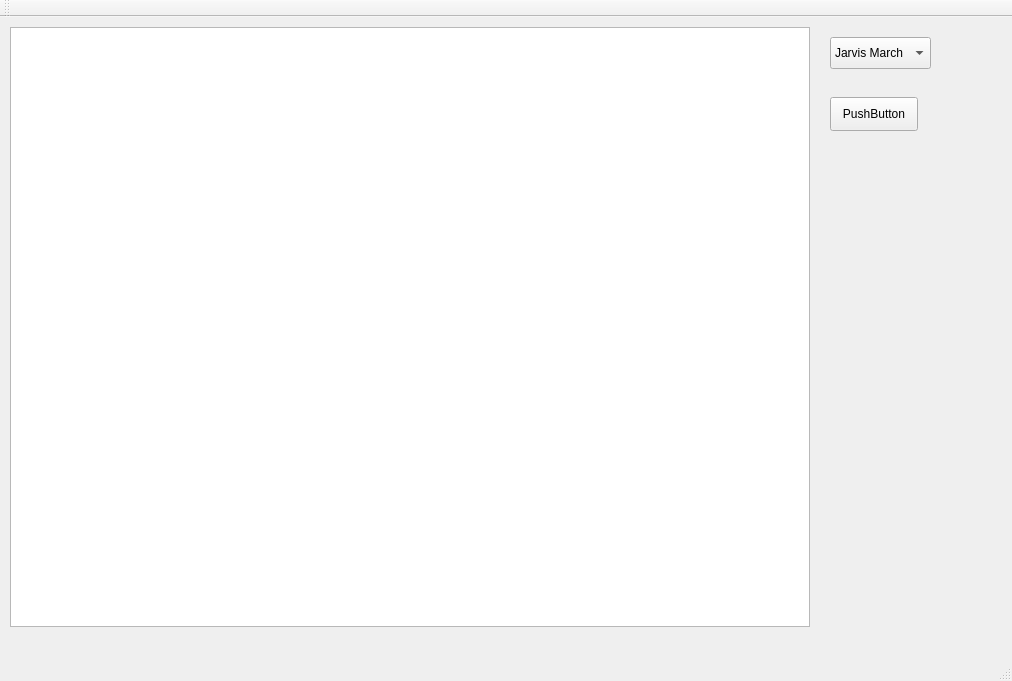
<?xml version="1.0" encoding="UTF-8"?>
<ui version="4.0">
 <class>MainWindow</class>
 <widget class="QMainWindow" name="MainWindow">
  <property name="geometry">
   <rect>
    <x>0</x>
    <y>0</y>
    <width>1012</width>
    <height>681</height>
   </rect>
  </property>
  <property name="windowTitle">
   <string>MainWindow</string>
  </property>
  <widget class="QWidget" name="centralWidget">
   <widget class="MyGraphicsView" name="graphicsView">
    <property name="geometry">
     <rect>
      <x>10</x>
      <y>10</y>
      <width>800</width>
      <height>600</height>
     </rect>
    </property>
   </widget>
   <widget class="QPushButton" name="Start">
    <property name="geometry">
     <rect>
      <x>830</x>
      <y>80</y>
      <width>88</width>
      <height>34</height>
     </rect>
    </property>
    <property name="text">
     <string>PushButton</string>
    </property>
   </widget>
   <widget class="QComboBox" name="comboBox">
    <property name="geometry">
     <rect>
      <x>830</x>
      <y>20</y>
      <width>101</width>
      <height>32</height>
     </rect>
    </property>
    <item>
     <property name="text">
      <string>Jarvis March</string>
     </property>
    </item>
   </widget>
  </widget>
  <widget class="QMenuBar" name="menuBar">
   <property name="geometry">
    <rect>
     <x>0</x>
     <y>0</y>
     <width>1012</width>
     <height>30</height>
    </rect>
   </property>
  </widget>
  <widget class="QToolBar" name="mainToolBar">
   <attribute name="toolBarArea">
    <enum>TopToolBarArea</enum>
   </attribute>
   <attribute name="toolBarBreak">
    <bool>false</bool>
   </attribute>
  </widget>
  <widget class="QStatusBar" name="statusBar"/>
 </widget>
 <layoutdefault spacing="6" margin="11"/>
 <customwidgets>
  <customwidget>
   <class>MyGraphicsView</class>
   <extends>QGraphicsView</extends>
   <header>mygraphicsview.h</header>
  </customwidget>
 </customwidgets>
 <resources/>
 <connections/>
</ui>
